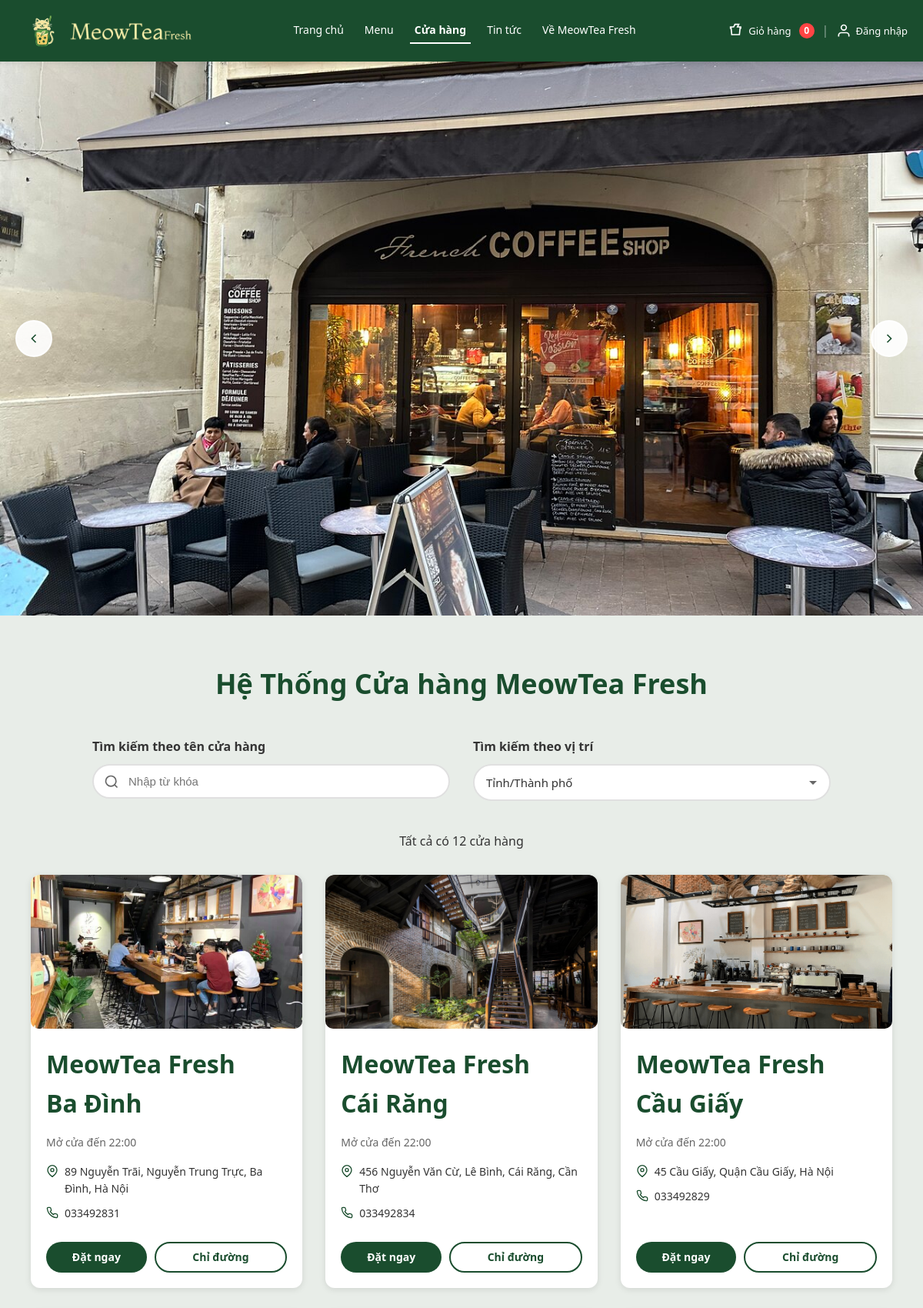
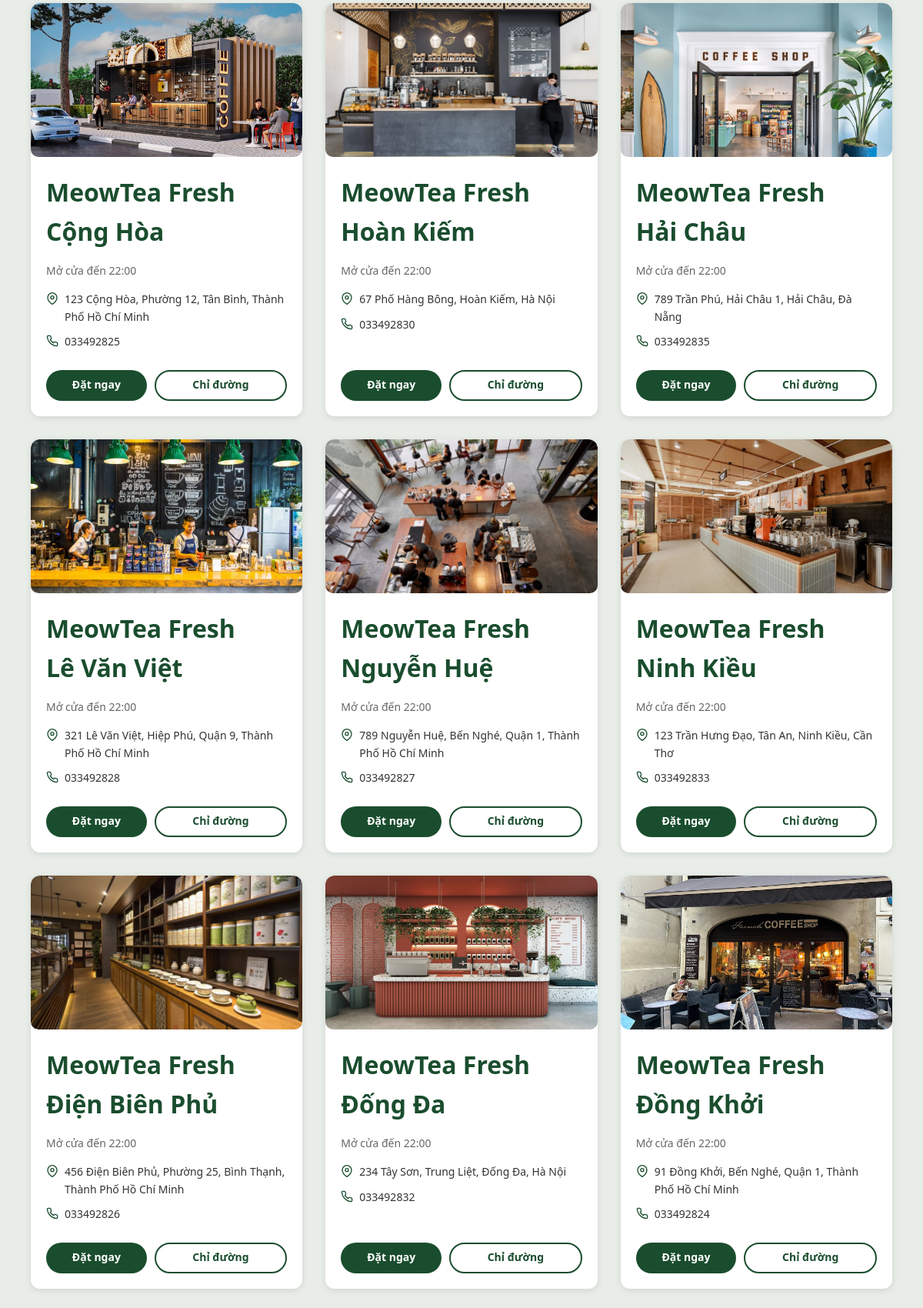
/stores (upper part), run on the app's committed database (2 pictures, top to bottom).
### meowtea/models.py (models this page shows)
class DictMixin:
    def to_dict(self):
        data = {}
        for column in self.__table__.columns:
            value = getattr(self, column.name)
            if hasattr(value, "strftime"):
                value = value.strftime("%Y-%m-%d %H:%M:%S")
            else:
                value = decimal_to_number(value)
            data[column.name] = value
        return data

class Store(db.Model, DictMixin):
    __tablename__ = "Store"
    MaStore = db.Column(db.Integer, primary_key=True)
    TenStore = db.Column(db.String(200), nullable=False)
    DiaChi = db.Column(db.Text, nullable=False)
    DienThoai = db.Column(db.String(20))
    TrangThai = db.Column(db.Integer, default=1)

### meowtea/blueprints/web/routes.py (the view)
@bp.get("/stores")
def stores():
    keyword = (request.args.get("keyword") or "").strip()
    province = (request.args.get("province") or "").strip()
    ward = (request.args.get("ward") or "").strip()
    stores = search_stores(keyword=keyword, province=province, ward=ward)
    return render_template(
        "stores.html",
        active_page="stores",
        carousel_images=_store_images() or ["assets/img/stores/stores_banner.png"],
        stores=stores,
        total_stores=len(stores),
        keyword=keyword,
        province=province,
        ward=ward,
    )

### meowtea/templates/stores.html (shortened to what this page needs)
{% extends "base.html" %}
{% block styles %}
  <link rel="stylesheet" href="{{ url_for('static', filename='css/stores.css') }}">
{% endblock %}
{% block content %}
  <section class="stores-hero">
    {% set carousel_id = "stores-carousel" %}
    {% include "partials/carousel.html" %}
  </section>
  <section class="stores-content section">
    <div class="container">
      <h1 class="stores-title">Hệ Thống Cửa hàng MeowTea Fresh</h1>
      <div class="stores-search-section">
        <div class="search-group">
          <label class="search-group-label" for="search-keyword">Tìm kiếm theo tên cửa hàng</label>
          <div class="search-input-wrapper">
            <input type="text" id="search-keyword" class="search-input" placeholder="Nhập từ khóa" value="{{ keyword }}">
          </div>
        </div>
        <div class="search-group">
          <label class="search-group-label" for="search-province">Tìm kiếm theo vị trí</label>
          <div class="location-selects">
            <select id="search-province" class="location-select dropdown-select">
              <option value="">Tỉnh/Thành phố</option>
            </select>
          </div>
        </div>
      </div>
      <div class="stores-count">Tất cả có {{ total_stores }} cửa hàng</div>
      {% if stores %}
        <div class="stores-grid" id="stores-grid">
          {% for store in stores %}
            <div class="store-card">
              <img
                src="{{ url_for('static', filename='img/stores/' ~ store.MaStore ~ '.jpg') }}"
                alt="MeowTea Fresh - {{ store.TenStore }}"
                class="store-image"
                onerror="this.src='{{ url_for('static', filename='img/products/product_banner.png') }}'"
              >
              <div class="store-info">
                <h3 class="store-name">MeowTea Fresh<br>{{ store.TenStore }}</h3>
                <div class="store-hours">Mở cửa đến 22:00</div>
                <div class="store-address">
                  <svg viewBox="0 0 24 24" fill="none" stroke="currentColor" stroke-width="2">
                    <path d="M21 10c0 7-9 13-9 13s-9-6-9-13a9 9 0 0 1 18 0z"></path>
                    <circle cx="12" cy="10" r="3"></circle>
                  </svg>
                  <span>{{ store.DiaChi }}</span>
                </div>
                <div class="store-phone">
                  <span>{{ store.DienThoai }}</span>
                </div>
                <div class="store-actions">
                  <a href="{{ url_for('web.menu') }}" class="btn-order" style="width: 150px;">Đặt ngay</a>
                  <a href="https://www.google.com/maps/search/?api=1&query={{ store.DiaChi | urlencode }}" class="btn-directions" style="width: 200px;" target="_blank" rel="noopener noreferrer">Chỉ đường</a>
                </div>
              </div>
            </div>
          {% endfor %}
        </div>
      {% else %}
        <div class="stores-grid" id="stores-grid">
          <div class="no-stores">Không tìm thấy cửa hàng nào phù hợp với tiêu chí tìm kiếm của bạn.</div>
        </div>
      {% endif %}
    </div>
  </section>
{% endblock %}

### meowtea/templates/base.html (shortened to what this page needs)
<!doctype html>
<html lang="vi">
  <head>
    <link rel="stylesheet" href="{{ url_for('static', filename='css/main.css') }}">
    {% block styles %}{% endblock %}
  </head>
  <body id="top">
    {% include "partials/header.html" %}
    {% block content %}{% endblock %}
  </body>
</html>

### meowtea/templates/partials/header.html
<header class="main-header">
  <div class="container">
    <div class="header-content">
      <div class="logo">
        <a href="{{ url_for('web.home') }}">
          <img src="{{ url_for('static', filename='img/logo.png') }}" alt="MeowTea Fresh" class="logo-img" style="width: 240px; height: 50px;">
        </a>
      </div>
      <nav class="main-nav">
        <ul class="nav-list">
          <li>
            {% if active_page == "home" %}
              <span class="nav-link active">Trang chủ</span>
            {% else %}
              <a href="{{ url_for('web.home') }}" class="nav-link">Trang chủ</a>
            {% endif %}
          </li>
          <li>
            {% if active_page == "menu" %}
              <span class="nav-link active">Menu</span>
            {% else %}
              <a href="{{ url_for('web.menu') }}" class="nav-link">Menu</a>
            {% endif %}
          </li>
          <li>
            {% if active_page == "stores" %}
              <span class="nav-link active">Cửa hàng</span>
            {% else %}
              <a href="{{ url_for('web.stores') }}" class="nav-link">Cửa hàng</a>
            {% endif %}
          </li>
          <li>
            {% if active_page == "news" %}
              <span class="nav-link active">Tin tức</span>
            {% else %}
              <a href="{{ url_for('web.news') }}" class="nav-link">Tin tức</a>
            {% endif %}
          </li>
          <li>
            {% if active_page == "about" %}
              <span class="nav-link active">Về MeowTea Fresh</span>
            {% else %}
              <a href="{{ url_for('web.about') }}" class="nav-link">Về MeowTea Fresh</a>
            {% endif %}
          </li>
        </ul>
      </nav>
      <div class="header-actions">
        {% if can_use_cart %}
          <div class="cart-icon">
            <a href="{{ url_for('web.cart') }}" class="cart-link">
              <svg width="20" height="20" viewBox="0 0 24 24" fill="none" stroke="currentColor" stroke-width="2">
                <path d="M9 2L7 6H2v2h1l1 10h12l1-10h1V6h-5L15 2H9z"/>
              </svg>
              <span class="cart-text">Giỏ hàng</span>
              <span class="cart-count">{{ cart_count }}</span>
            </a>
          </div>
          <div class="separator">|</div>
        {% endif %}
        {% if is_logged_in %}
          <div class="user-info-wrapper">
            <div class="user-avatar" title="{{ current_user.name }}">
              {% set avatar = 'o.png' %}
              {% if current_user.gioi_tinh == 'M' %}
                {% set avatar = 'm.jpg' %}
              {% elif current_user.gioi_tinh == 'F' %}
                {% set avatar = 'f.jpg' %}
              {% endif %}
              <img src="{{ url_for('static', filename='img/avatar/' ~ avatar) }}" alt="{{ current_user.name }}" class="avatar-image">
            </div>
            <span class="user-name">{{ current_user.name }}</span>
            <div class="user-dropdown">
              <button class="user-dropdown-toggle" aria-label="Menu người dùng">
                <svg width="16" height="16" viewBox="0 0 24 24" fill="none" stroke="currentColor" stroke-width="2">
                  <path d="M6 9l6 6 6-6"/>
                </svg>
              </button>
              <div class="user-dropdown-menu">
                <a href="{{ url_for('web.profile') }}" class="dropdown-item"><span>Thông tin tài khoản</span></a>
                {% if can_use_cart %}
                  <a href="{{ url_for('web.orders_page') }}" class="dropdown-item"><span>Đơn hàng của tôi</span></a>
                {% endif %}
                {% if is_admin %}
                  <a href="{{ url_for('web.management_products') }}" class="dropdown-item"><span>Quản lý sản phẩm</span></a>
                  <a href="{{ url_for('web.management_promotions') }}" class="dropdown-item"><span>Quản lý khuyến mãi</span></a>
                {% endif %}
                {% if show_management %}
                  <a href="{{ url_for('web.management_orders') }}" class="dropdown-item"><span>Quản lý đơn hàng</span></a>
                {% endif %}
                <a href="{{ url_for('web.logout_page') }}" class="dropdown-item"><span>Đăng xuất</span></a>
              </div>
            </div>
          </div>
        {% else %}
          <div class="login-icon">
            <a href="{{ url_for('web.login_page') }}" class="login-link">
              <svg width="20" height="20" viewBox="0 0 24 24" fill="none" stroke="currentColor" stroke-width="2">
                <path d="M20 21v-2a4 4 0 0 0-4-4H8a4 4 0 0 0-4 4v2"/>
                <circle cx="12" cy="7" r="4"/>
              </svg>
              <span class="login-text">Đăng nhập</span>
            </a>
          </div>
        {% endif %}
      </div>
    </div>
  </div>
</header>

### meowtea/templates/partials/carousel.html (shortened to what this page needs)
{% if carousel_images %}
  {% set total_images = carousel_images | length %}
  <div class="carousel-container" id="{{ carousel_id | default('hero-carousel') }}">
    <div class="carousel-wrapper">
      <div class="carousel-slides" style="width: {{ total_images * 100 }}%;">
        {% for image in carousel_images %}
          <div class="carousel-slide" style="width: {{ 100 / total_images }}%;">
            <img src="{{ url_for('static', filename=image[7:] if image.startswith('assets/') else image) }}" alt="Slide {{ loop.index }}">
          </div>
        {% endfor %}
      </div>
      <button class="carousel-btn carousel-prev" aria-label="Previous">
        <svg width="24" height="24" viewBox="0 0 24 24" fill="none" stroke="currentColor" stroke-width="2">
          <path d="M15 18l-6-6 6-6"/>
        </svg>
      </button>
      <button class="carousel-btn carousel-next" aria-label="Next">
        <svg width="24" height="24" viewBox="0 0 24 24" fill="none" stroke="currentColor" stroke-width="2">
          <path d="M9 18l6-6-6-6"/>
        </svg>
      </button>
    </div>
  </div>
{% endif %}

### data on the page
Store: shows a picture, TenStore "Ba Đình", DiaChi "89 Nguyễn Trãi, Nguyễn Trung Trực, Ba Đình, Hà Nội", DienThoai "033492831"
Store: shows a picture, TenStore "Cái Răng", DiaChi "456 Nguyễn Văn Cừ, Lê Bình, Cái Răng, Cần Thơ", DienThoai "033492834"
Store: shows a picture, TenStore "Cầu Giấy", DiaChi "45 Cầu Giấy, Quận Cầu Giấy, Hà Nội", DienThoai "033492829"
Store: shows a picture, TenStore "Cộng Hòa", DiaChi "123 Cộng Hòa, Phường 12, Tân Bình, Thành Phố Hồ Chí Minh", DienThoai "033492825"
Store: shows a picture, TenStore "Hoàn Kiếm", DiaChi "67 Phố Hàng Bông, Hoàn Kiếm, Hà Nội", DienThoai "033492830"
Store: shows a picture, TenStore "Hải Châu", DiaChi "789 Trần Phú, Hải Châu 1, Hải Châu, Đà Nẵng", DienThoai "033492835"
Store: shows a picture, TenStore "Lê Văn Việt", DiaChi "321 Lê Văn Việt, Hiệp Phú, Quận 9, Thành Phố Hồ Chí Minh", DienThoai "033492828"
Store: shows a picture, TenStore "Nguyễn Huệ", DiaChi "789 Nguyễn Huệ, Bến Nghé, Quận 1, Thành Phố Hồ Chí Minh", DienThoai "033492827"
Store: shows a picture, TenStore "Ninh Kiều", DiaChi "123 Trần Hưng Đạo, Tân An, Ninh Kiều, Cần Thơ", DienThoai "033492833"
Store: shows a picture, TenStore "Điện Biên Phủ", DiaChi "456 Điện Biên Phủ, Phường 25, Bình Thạnh, Thành Phố Hồ Chí Minh", DienThoai "033492826"
Store: shows a picture, TenStore "Đống Đa", DiaChi "234 Tây Sơn, Trung Liệt, Đống Đa, Hà Nội", DienThoai "033492832"
Store: shows a picture, TenStore "Đồng Khởi", DiaChi "91 Đồng Khởi, Bến Nghé, Quận 1, Thành Phố Hồ Chí Minh", DienThoai "033492824"

### other printed values
{{ cart_count }} "0"
{{ total_stores }} "12"
